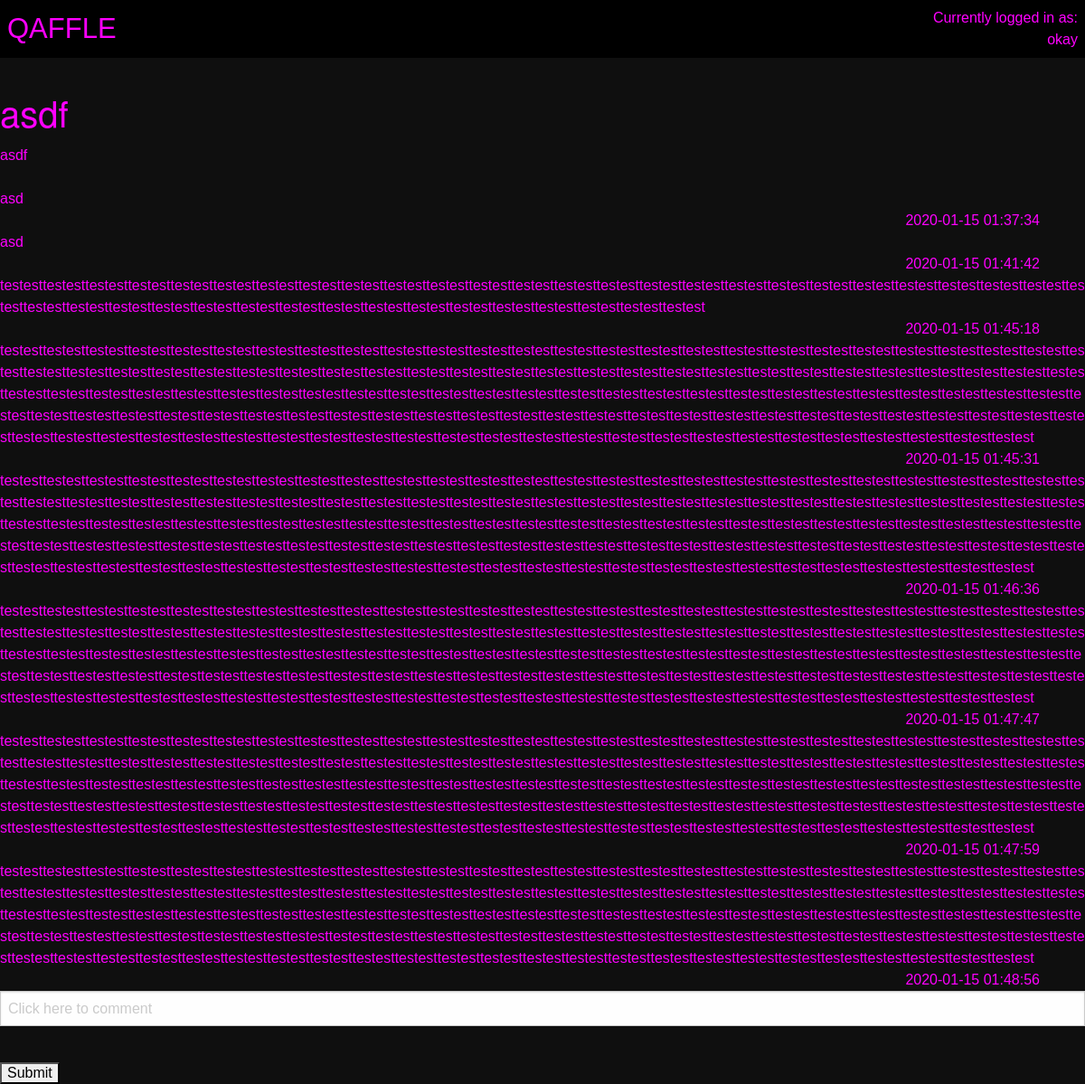
Screenshot of /qaf/1/3 (signed in) with the database file from the repository.
### tables this page shows
CREATE TABLE users (id INTEGER PRIMARY KEY, username TEXT, password TEXT, waffles INT, qafs_joined TEXT);

CREATE TABLE posts (id INTEGER PRIMARY KEY, author_id INTEGER, title TEXT, content TEXT, qaf_id INTEGER, time_created DATETIME DEFAULT CURRENT_TIMESTAMP);

CREATE TABLE comments (id INTEGER PRIMARY KEY, author_id INTEGER, content TEXT, post_id INTEGER, qaf_id INTEGER, time_created DATETIME DEFAULT CURRENT_TIMESTAMP);

### app.py (the view)
@app.route("/qaf/<qaf_id>/<post_id>", methods=['GET', 'POST'])
def show_post(qaf_id,post_id):
    if current_user() == None:
      flash('You must be logged in to access this page', 'warning')
      return redirect( url_for( 'login'))
    if (request.form):
        entry = request.form
        Comment.new_comment(current_user().id, entry['comment'], post_id, qaf_id)
    post = Post(post_id)
    comments = post.get_comments()
    return render_template('post.html', title = post.title, current_user = current_user(), post = post, comments = comments)

### app.py (called while the page is built)
def current_user():
    if 'user_id' in session:
        return User(session['user_id'])
    return None

### util/db_builder.py (called while the page is built)
def execute(cmd):
    db = sqlite3.connect(DB_FILE)
    c = db.cursor()
    output = c.execute(cmd)
    db.commit()
    return output

### util/post.py (called while the page is built)
    def get_comments(self):
        command = f'SELECT id FROM comments WHERE post_id = {self.id}'
        data = execute(command).fetchall()
        comments = []
        for comment_id in data:
            comments.append(Comment(comment_id[0]))
        return comments

### templates/post.html
{% extends "base.html" %}
{% block content %}
<h2>{{ post.title }}</h2>
{{ post.content }}
<br>
<br>
{% for comment in comments %}
    <div style = "word-wrap: break-word;">{{comment.content}} </div> <div style = "float:right;margin-right:50px">{{comment.time_created}}</div> <br>
{% endfor %}
<form class="form-group" method="post">
    <input name = "comment" type="text" placeholder='Click here to comment'>
    <br>
    <input type="submit" value="Submit">
</form>
{% endblock content %}

### templates/base.html (shortened to what this page needs)
<!DOCTYPE html>
<html lang="en" dir="ltr">
  <head>
    <link rel="stylesheet" href="https://cdn.jsdelivr.net/npm/foundation-sites@6.4.3/dist/css/foundation.min.css">
    <link rel="stylesheet" href="../static/css/stylesheet.css">
    <link href="{{ url_for('static', filename='css/stylesheet.css') }}" rel="stylesheet">
  </head>
  <body>
    <div class="top-bar grid-x">
      <div class="top-bar-left grid-x">
        <a href="/"><h3 class="columns small-1">QAFFLE</h3></a>
      </div>
      <div class="top-bar-right small-2 ">
        {% if current_user is none %}
        <div class="button-group grid-x">
          <a class="button small-5"href="/login">Login</a>
          <div class="small-1"></div>
          <a class="button small-5"href="/signup">Sign Up</a>
          {% else %}
            <div style = "text-align:right;margin-left:20px">Currently logged in as: {{ current_user.username }}</div>
        {% endif %}
      </div>
      </div>
    <br>
    <br>
    <br>
    <br>
    {% block content %}
    {% endblock content %}
  </body>
</html>

### static/css/stylesheet.css (style rules this page uses)
body { font-family: 'Overpass', sans-serif; background-color: RGB(15, 15, 15); color: fuchsia; }
a { border: 0px; border-color: fuchsia; padding: 0px; font-family: 'Overpass', sans-serif; }
.top-bar { background-color: black; position: fixed; width: 100%; }
h3 { color: fuchsia; margin: auto; font-family: 'Overpass', sans-serif; text-align: center; }
.top-bar { z-index: 0; }

### rows the page displays
users: username "okay"
posts: title "asdf", content "asdf"
comments: content "asd", time_created "2020-01-15 01:37:34"
comments: content "asd", time_created "2020-01-15 01:41:42"
comments: content "testesttestesttestesttestesttestesttestesttestesttestesttestesttestesttestesttestesttestesttestesttestesttestesttestesttestesttestesttestesttestesttestesttestesttestesttestesttestesttestesttestesttestesttestesttestesttestesttestesttestesttestesttestesttestesttestesttestesttestesttestesttestest", time_created "2020-01-15 01:45:18"
comments: content "testesttestesttestesttestesttestesttestesttestesttestesttestesttestesttestesttestesttestesttestesttestesttestesttestesttestesttestesttestesttestesttestesttestesttestesttestesttestesttestesttestesttestesttestesttestesttestesttestesttestesttestesttestesttestesttestesttestesttestesttestesttestesttestesttestesttestesttestesttestesttestesttestesttestesttestesttestesttestesttestesttestesttestesttestesttestesttestesttestesttestesttestesttestesttestesttestesttestesttestesttestesttestesttestesttestesttestesttestesttestesttestesttestesttestesttestesttestesttestesttestesttestesttestesttestesttestesttestesttestesttestesttestesttestesttestesttestesttestesttestesttestesttestesttestesttestesttestesttestest…", time_created "2020-01-15 01:45:31"
comments: content "testesttestesttestesttestesttestesttestesttestesttestesttestesttestesttestesttestesttestesttestesttestesttestesttestesttestesttestesttestesttestesttestesttestesttestesttestesttestesttestesttestesttestesttestesttestesttestesttestesttestesttestesttestesttestesttestesttestesttestesttestesttestesttestesttestesttestesttestesttestesttestesttestesttestesttestesttestesttestesttestesttestesttestesttestesttestesttestesttestesttestesttestesttestesttestesttestesttestesttestesttestesttestesttestesttestesttestesttestesttestesttestesttestesttestesttestesttestesttestesttestesttestesttestesttestesttestesttestesttestesttestesttestesttestesttestesttestesttestesttestesttestesttestesttestesttestesttestesttestest…", time_created "2020-01-15 01:46:36"
comments: content "testesttestesttestesttestesttestesttestesttestesttestesttestesttestesttestesttestesttestesttestesttestesttestesttestesttestesttestesttestesttestesttestesttestesttestesttestesttestesttestesttestesttestesttestesttestesttestesttestesttestesttestesttestesttestesttestesttestesttestesttestesttestesttestesttestesttestesttestesttestesttestesttestesttestesttestesttestesttestesttestesttestesttestesttestesttestesttestesttestesttestesttestesttestesttestesttestesttestesttestesttestesttestesttestesttestesttestesttestesttestesttestesttestesttestesttestesttestesttestesttestesttestesttestesttestesttestesttestesttestesttestesttestesttestesttestesttestesttestesttestesttestesttestesttestesttestesttestesttestest…", time_created "2020-01-15 01:47:47"
comments: content "testesttestesttestesttestesttestesttestesttestesttestesttestesttestesttestesttestesttestesttestesttestesttestesttestesttestesttestesttestesttestesttestesttestesttestesttestesttestesttestesttestesttestesttestesttestesttestesttestesttestesttestesttestesttestesttestesttestesttestesttestesttestesttestesttestesttestesttestesttestesttestesttestesttestesttestesttestesttestesttestesttestesttestesttestesttestesttestesttestesttestesttestesttestesttestesttestesttestesttestesttestesttestesttestesttestesttestesttestesttestesttestesttestesttestesttestesttestesttestesttestesttestesttestesttestesttestesttestesttestesttestesttestesttestesttestesttestesttestesttestesttestesttestesttestesttestesttestesttestest…", time_created "2020-01-15 01:47:59"
comments: content "testesttestesttestesttestesttestesttestesttestesttestesttestesttestesttestesttestesttestesttestesttestesttestesttestesttestesttestesttestesttestesttestesttestesttestesttestesttestesttestesttestesttestesttestesttestesttestesttestesttestesttestesttestesttestesttestesttestesttestesttestesttestesttestesttestesttestesttestesttestesttestesttestesttestesttestesttestesttestesttestesttestesttestesttestesttestesttestesttestesttestesttestesttestesttestesttestesttestesttestesttestesttestesttestesttestesttestesttestesttestesttestesttestesttestesttestesttestesttestesttestesttestesttestesttestesttestesttestesttestesttestesttestesttestesttestesttestesttestesttestesttestesttestesttestesttestesttestesttestest…", time_created "2020-01-15 01:48:56"
